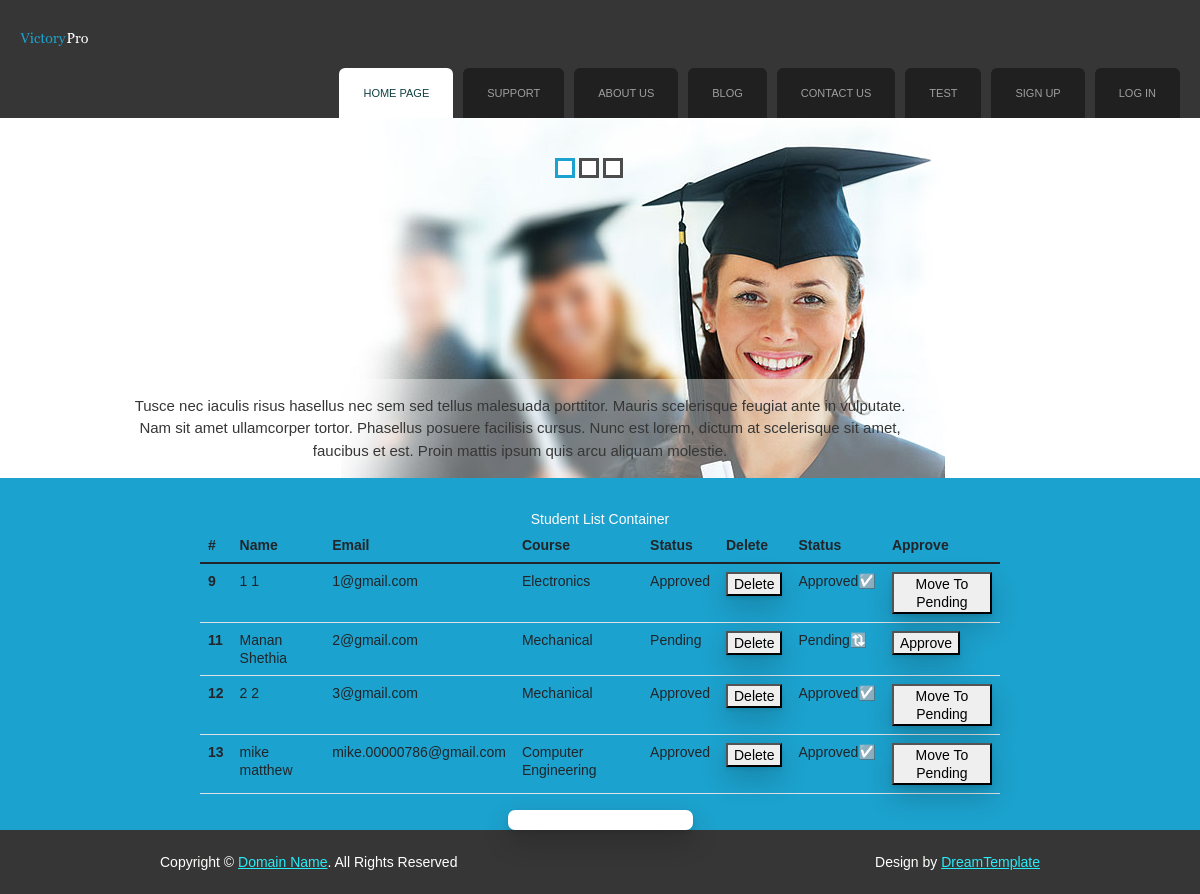
/studentList/, run on the app's committed database.
### onlineexamapp/models.py (models this page shows, shortened)
class User(models.Model): # STUDENT
    userType = models.CharField(max_length = 100, default = "Student")
    fname = models.CharField(max_length = 100)
    lname = models.CharField(max_length = 100)
    email = models.CharField(max_length = 100)
    mobile = models.CharField(max_length = 100)
    course = models.CharField(max_length = 100, default="")
    gender = models.CharField(max_length = 100)
    password = models.CharField(max_length = 100)
    address = models.TextField()
    profilePic = models.ImageField(upload_to = 'profilePic/', default="")
    userStatus = models.CharField(max_length = 100, default = "Pending")

### onlineexamapp/views.py (the view)
# urls.py: path('studentList/', views.studentList, name='studentList'),
def studentList(request):
    studentsList = User.objects.filter(userType = "Student")
    return render(request, 'studentList.html', {'studentsList': studentsList})

### onlineexamapp/templates/studentList.html (shortened to what this page needs)
{% extends 'header.html' %}
{% load static %}
{% block content %}
<!DOCTYPE html>
<html lang="en">
<head>
</head>
<body>
    Student List Container
    <table class="table table-hover static-table" align="center" id="studentTable">
        <thead>
          <tr>
            <th scope="col">#</th>
            <th scope="col">Name</th>
            <th scope="col">Email</th>
            <th scope="col">Course</th>
            <th scope="col">Status</th>
            <th scope="col">Delete</th>
            <th scope="col">Status</th>
            <th scope="col">Approve</th>
          </tr>
        </thead>
        <tbody>
          {% for i in studentsList %}
          <tr>
            <th scope="row">{{i.id}}</th>
            <td>{{i.fname}} {{i.lname}}</td>
            <td>{{i.email}}</td>
            <td>{{i.course}}</td>
            <td>{{i.userStatus}}</td>
            {% if i.userStatus == "Approved" %}
            <td><button type="button">Delete</button></td>
            <td>Approved☑️</td>
            <td><button type="button" id="{{i.id}}">Move To Pending</button></td>
            {% else %}
            <td><button type="button">Delete</button></td>
            <td>Pending🔃</td>
            <td><button type="button" id="{{i.id}}">Approve</button></td>
            {% endif %}
          </tr>
          {% endfor %}
        </tbody>
      </table>
      <input type="text">
</body>
</html>
{% endblock %}

### onlineexamapp/static/css/style.css (style rules this page uses)
body { margin:0; padding:0; width:100%; color:#28ecfa; font:normal 12px/1.5em "Liberation sans", Arial, Helvetica, sans-serif; background:#1ca2ce url(../images/main_bg.gif) repeat-x left top; }
html, .main { padding:0; margin:0; }
input { border: 0px solid #114044; border-radius: 7px; box-shadow: rgba(0, 0, 0, 0.2) 0px 12px 28px 0px, rgba(0, 0, 0, 0.1) 0px 2px 4px 0px, rgba(255, 255, 255, 0.05) 0px 0px 0px 1px inset; }
button { box-shadow: rgba(0, 0, 0, 0.2) 0px 12px 28px 0px, rgba(0, 0, 0, 0.1) 0px 2px 4px 0px, rgba(255, 255, 255, 0.05) 0px 0px 0px 1px inset; }

### onlineexamapp/templates/studentList.html (style rules this page uses)
body { text-align: center; }
.static-table { text-align: left; width: 800px; }

### data on the page
User: id "9", fname "1", lname "1", email "1@gmail.com", course "Electronics", userStatus "Approved"
User: id "11", fname "Manan", lname "Shethia", email "2@gmail.com", course "Mechanical", userStatus "Pending"
User: id "12", fname "2", lname "2", email "3@gmail.com", course "Mechanical", userStatus "Approved"
User: id "13", fname "mike", lname "matthew", email "mike.00000786@gmail.com", course "Computer Engineering", userStatus "Approved"
